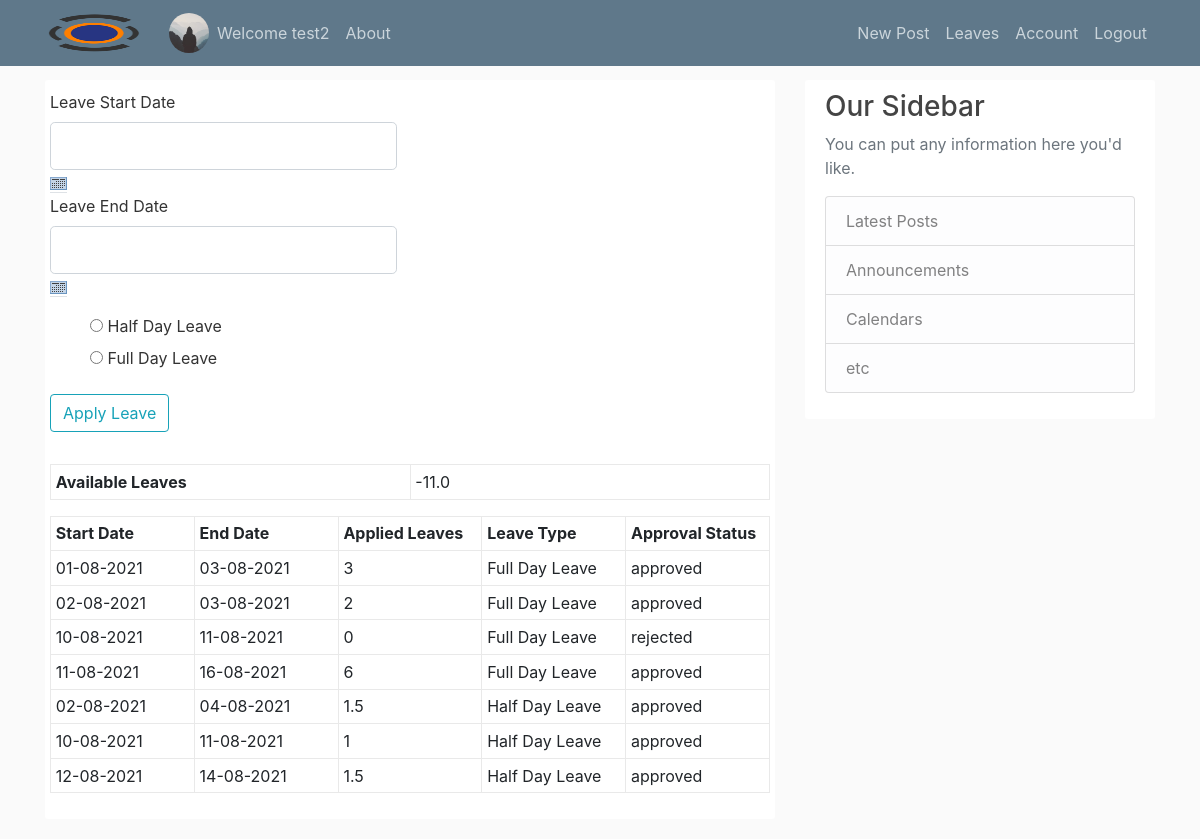
Screenshot of /leave (signed in) with the database file from the repository.
### flaskblog/models.py (models this page shows, shortened)
class User(db.Model, UserMixin):
    id = db.Column(db.Integer, primary_key=True)
    username = db.Column(db.String(20), nullable=False)
    email = db.Column(db.String(120), unique=True, nullable=False)
    image_file = db.Column(db.String(20), nullable=False, default='default.jpg')
    password = db.Column(db.String(60), nullable=False)
    registration_time = db.Column(db.DateTime, nullable=False, default=datetime.utcnow())
    manager_byemail = db.Column(db.String(60), nullable=False)
    posts = db.relationship('Post', backref='author', lazy=True)
    leaves = db.relationship('Leaves', backref='author', lazy=True)
    role_id = db.Column(db.Integer, db.ForeignKey('roles.id'))
    testcaseid=db.Column(db.String(20), unique=True)
    total_applied_leaves = db.Column(db.Integer, default=0)

class Leaves(db.Model):
    id = db.Column(db.Integer, primary_key=True)
    startdate = db.Column(db.String(10), nullable=False)
    applied_datetime = db.Column(db.DateTime, nullable=False, default=datetime.utcnow())
    enddate = db.Column(db.String(10), nullable=False)
    applied_leaves = db.Column(db.Integer, nullable=False)
    leave_type = db.Column(db.String(100), nullable=False)
    approved = db.Column(db.String(10), nullable=False)
    user_id = db.Column(db.Integer, db.ForeignKey('user.id'), nullable=False)
    pending_leaves=db.Column(db.Integer, default=0)

### flaskblog/leave/routes.py (the view, shortened to what this page needs)
@posts.route("/leave", methods=['GET','POST'])
@login_required
def leave_summary():
    l = Leaves.query.filter(Leaves.applied_datetime < datetime.now()).all()
    form = LeaveappliedDate()
    joiningDate= current_user.registration_time
    now = datetime.now()
    currentDate = datetime(now.year, now.month, now.day)
    Total_months = (currentDate.year - joiningDate.year) * 12 + currentDate.month - joiningDate.month
    Default_leaves = 2
    if Total_months > 1:
        Default_leaves = Default_leaves + (Total_months - 1) * 2
    leaves.applied_leaves=Default_leaves
    db.session.commit()
    previously_appliedleaves = Leaves.query.filter_by(user_id=current_user.id).all()
    sum_previously_appliedleaves = 0
    for i in previously_appliedleaves:
        sum_previously_appliedleaves = sum_previously_appliedleaves + i.applied_leaves
    q=User.query.filter_by(email=current_user.email).first()
    q.total_applied_leaves=sum_previously_appliedleaves
    db.session.commit()
    if sum_previously_appliedleaves > 0:
        Default_leaves = Default_leaves - sum_previously_appliedleaves
    allstartleaveslist=[]
    leavespending=Leaves.query.filter_by(user_id=current_user.id).all()
    return render_template('leave.html',tile='LeaveSummary',form=form, y=Default_leaves,leaveall=previously_appliedleaves, leavespending=leavespending)

### flaskblog/leave/forms.py
class LeaveappliedDate(FlaskForm):
        date = StringField('Leave Start Date',
                               validators=[DataRequired()])
        enddate = StringField('Leave End Date',
                               validators=[DataRequired()])
        leavetype = RadioField('', choices=[('Half Day Leave','Half Day Leave'),('Full Day Leave','Full Day Leave')])
        submit=SubmitField("Apply Leave")

### flaskblog/models.py (called while the page is built)
@login_manager.user_loader
def load_user(user_id):
    return User.query.get(int(user_id))

### flaskblog/templates/leave.html (shortened to what this page needs)
{% extends "layout.html" %}
{% block content %}
        <div class="content-section">
        <form method="POST" action="">
            <div class="row">
            <fieldset class="form-group">
                <div class="form-group">
                    {{ form.date.label(class="form-control-label") }}
                    {% if form.date.errors %}
                        {{ form.date(class="form-control form-control-lg is-invalid") }}
                        <div class="invalid-feedback">
                            {% for error in form.date.errors %}
                                <span>{{ error }}</span>
                            {% endfor %}
                        </div>
                    {% else %}
                        {{ form.date(class="form-control form-control-lg") }}
                    {% endif %}
                    <a href="#" class="border-bottom mb-4"
       onClick="setYears(1947, 2099);
       showCalender(this, 'date');">
                        <img src="static/calender.png"></a>
                <div class="form-group">
                    {{ form.enddate.label(class="form-control-label") }}
                    {% if form.enddate.errors %}
                        {{ form.enddate(class="form-control form-control-lg is-invalid") }}
                        <div class="invalid-feedback">
                            {% for error in form.enddate.errors %}
                                <span>{{ error }}</span>
                            {% endfor %}
                        </div>
                    {% else %}
                        {{ form.enddate(class="form-control form-control-lg") }}
                    {% endif %}
                    <a href="#" class="border-bottom mb-4"
       onClick="setYears(1947, 2099);
       showCalender(this, 'enddate');">
                        <img src="static/calender.png"></a>
                </div>
                    <form method="post">
    {{ form.leavetype(style="list-style:none") }}
                        </form>
                        <div>
                {{ form.submit(class="btn btn-outline-info") }}
            </div>
                </div>
                </fieldset>
                <div>
                     <table class="table table-sm table-bordered">
                        <tr>
                            <td><b>Available Leaves</b></td> <td> {{y}}</td></tr></table>
                    <table class="table table-sm table-bordered">
                        <tr>
                            <td><b>Start Date</b></td>
                            <td><b>End Date</b></td>
                            <td><b>Applied Leaves</b></td>
                            <td><b>Leave Type</b></td>
                            <td><b>Approval Status</b></td>
                </tr>
    {% for summary in leaveall%}
                <tr>
                    <td>{{summary.startdate}}</td>
                    <td>{{summary.enddate}}</td>
                    <td>{{summary.applied_leaves}}</td>
                    <td>{{summary.leave_type}}</td>
                    <td>{{summary.approved}}</td>
                </tr>
                {%endfor%}</table></div>
   <link href="static/calendar.css" rel="stylesheet" type="text/css">
            </div>
</form>
        </div>
      </div>
{% endblock content %}

### flaskblog/templates/layout.html (shortened to what this page needs)
<!DOCTYPE html>
<html>
<head>
    <link rel="stylesheet" href="https://stackpath.bootstrapcdn.com/bootstrap/4.2.1/css/bootstrap.min.css">
    <link rel="stylesheet" type="text/css" href="{{ url_for('static', filename='main.css') }}">
<link rel="stylesheet" href="https://maxcdn.bootstrapcdn.com/font-awesome/4.7.0/css/font-awesome.min.css">
</head>
<body>
    <header class="site-header">
      <nav class="navbar navbar-expand-md navbar-dark bg-steel fixed-top">
        <div class="container">
          <a class="navbar-brand mr-4" href="/"><img alt="Responsive image" width="100" height="40" src="/static/profile_pics/Ineuron.png"></a>
          <div class="collapse navbar-collapse" id="navbarToggle">
            <div class="navbar-nav mr-auto">
              {% if current_user.is_authenticated %}
              <img alt="Responsive image" class="rounded-circle" width="40" height="40" src="/static/profile_pics/{{ current_user.image_file }}">
              <a class="nav-item nav-link" href="{{ url_for('main.dehome') }}">Welcome {{ current_user.username.split()[0] }} </a>
              {% else %}
              <a class="nav-item nav-link" href="{{ url_for('main.home') }}">Home</a>
              {% endif %}
              <a class="nav-item nav-link" href="{{ url_for('main.about') }}">About</a>
            </div>
            <div class="navbar-nav">
              {% if current_user.is_authenticated %}
                <a class="nav-item nav-link" href="{{ url_for('leave.new_post') }}">New Post</a>
                <a class="nav-item nav-link" href="{{ url_for('leave.leave_summary') }}">Leaves</a>
                <a class="nav-item nav-link" href="{{ url_for('users.account') }}">Account</a>
                <a class="nav-item nav-link" href="{{ url_for('users.logout') }}">Logout</a>
              {% else %}
                <a class="nav-item nav-link" href="{{ url_for('users.login') }}">Login</a>
                <a class="nav-item nav-link" href="{{ url_for('users.register') }}">Register</a>
              {% endif %}
            </div>
          </div>
        </div>
      </nav>
    </header>
    <main role="main" class="container">
      <div class="row">
        <div class="col-md-8">
              {% block content %}{% endblock %}
        </div>
        <div class="col-md-4">
          <div class="content-section">
            <h3>Our Sidebar</h3>
            <p class='text-muted'>You can put any information here you'd like.
              <ul class="list-group">
                <li class="list-group-item list-group-item-light">Latest Posts</li>
                <li class="list-group-item list-group-item-light">Announcements</li>
                <li class="list-group-item list-group-item-light">Calendars</li>
                <li class="list-group-item list-group-item-light">etc</li>
              </ul>
            </p>
          </div>
        </div>
      </main>
</body>
</html>

### flaskblog/static/main.css (style rules this page uses)
body { background: #fafafa; color: #333333; margin-top: 5rem; }
h1, h2, h3, h4, h5, h6 { color: #444444; }
.bg-steel { background-color: #5f788a; }
.site-header .navbar-nav .nav-link { color: #cbd5db; }
.content-section { background: #ffffff; padding: 10px 20px; border: 1solid #dddddd; border-radius: 3px; margin-bottom: 20px; }
table.table { table-layout: fixed; }
table.table tr th, table.table tr td { border-color: #e9e9e9; }

### rows the page displays
User: image_file (placeholder picture), username "test2"
Leaves: startdate "01-08-2021", enddate "03-08-2021", applied_leaves "3", leave_type "Full Day Leave", approved "approved"
Leaves: startdate "02-08-2021", enddate "03-08-2021", applied_leaves "2", leave_type "Full Day Leave", approved "approved"
Leaves: startdate "10-08-2021", enddate "11-08-2021", applied_leaves "0", leave_type "Full Day Leave", approved "rejected"
Leaves: startdate "11-08-2021", enddate "16-08-2021", applied_leaves "6", leave_type "Full Day Leave", approved "approved"
Leaves: startdate "02-08-2021", enddate "04-08-2021", applied_leaves "1.5", leave_type "Half Day Leave", approved "approved"
Leaves: startdate "10-08-2021", enddate "11-08-2021", applied_leaves "1", leave_type "Half Day Leave", approved "approved"
Leaves: startdate "12-08-2021", enddate "14-08-2021", applied_leaves "1.5", leave_type "Half Day Leave", approved "approved"

### other values shown
{{ y }} "-11.0"
